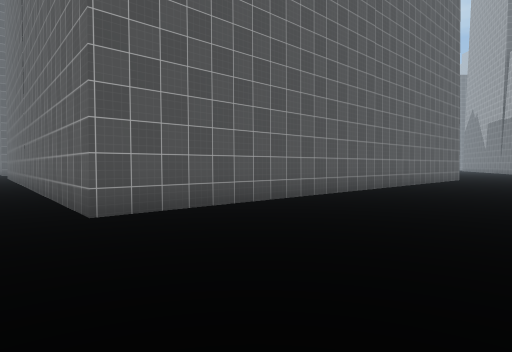
View 1 (above)

18 first-person views from a walk through a 3-D level made in the Unity game engine. The camera is 1.5 m above the floor, tilts 2° down and sees 75° across. The floor is counted in squares, 2 m on a side. Each view is taken from the middle of a square. On the plan, view 1 faces up. The plan holds only what a view shows up to about 11 squares ahead; the rest is blank. The place goes on beyond the plan. The player character is not drawn. Surface patterns are stand-ins for the level's own textures.

View 2
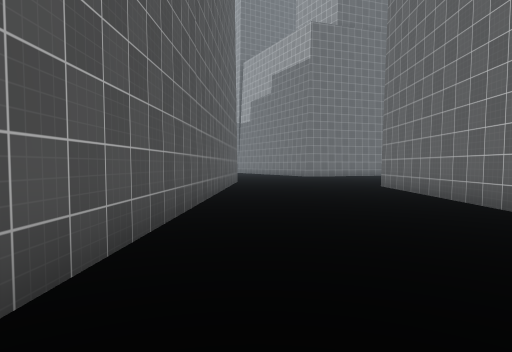

View 3
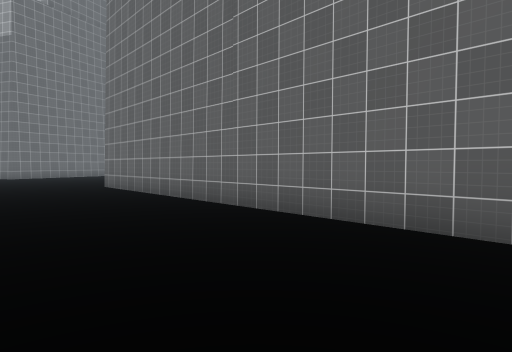

View 4
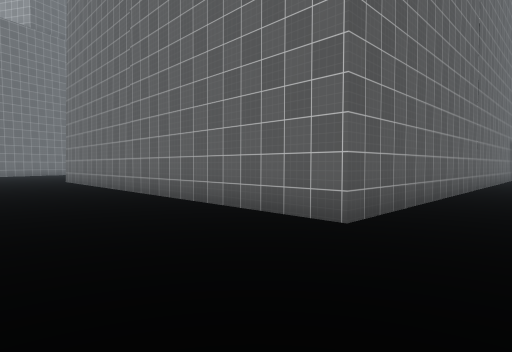

View 5
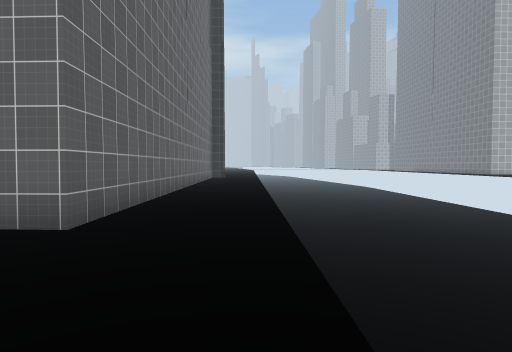

View 6
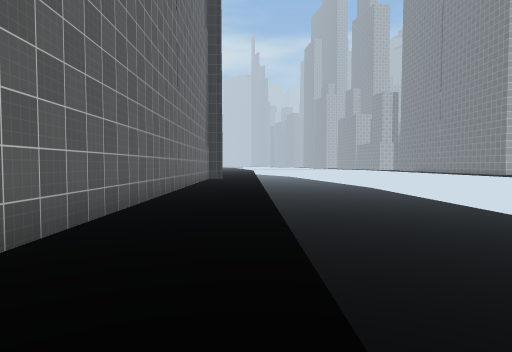

View 7
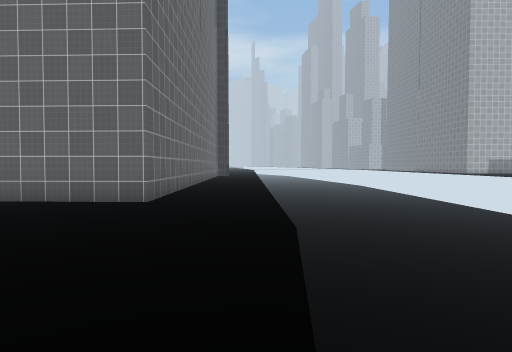

View 8
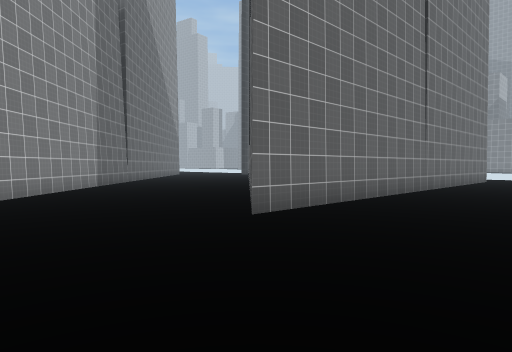

View 9
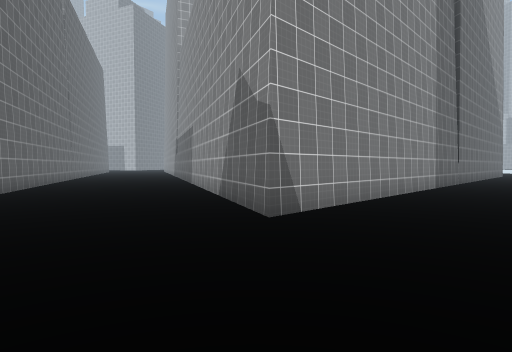

View 10
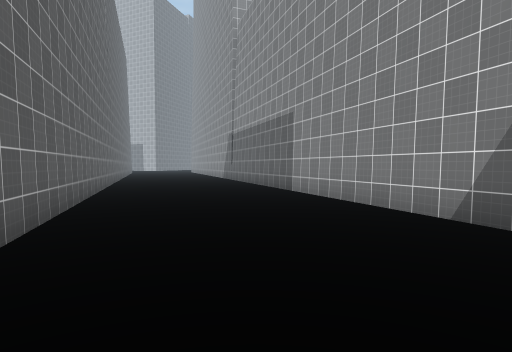

View 11
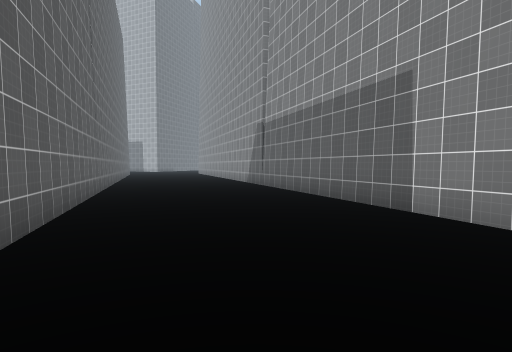

View 12
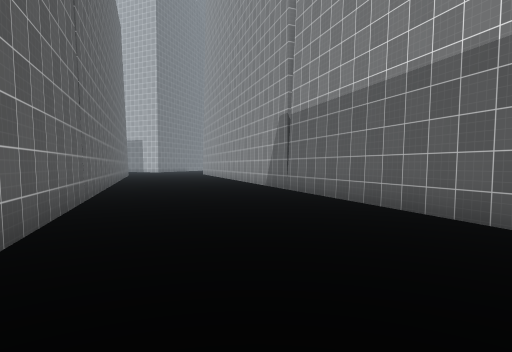

View 13
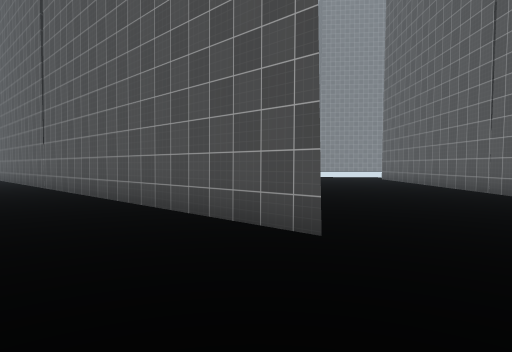

View 14
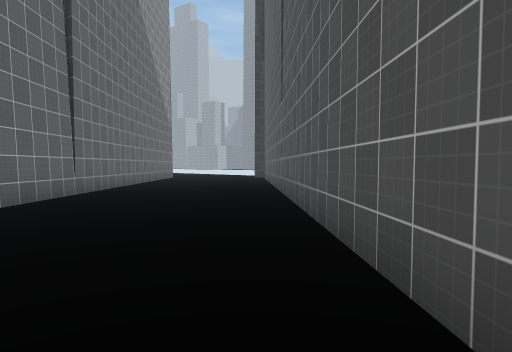

View 15
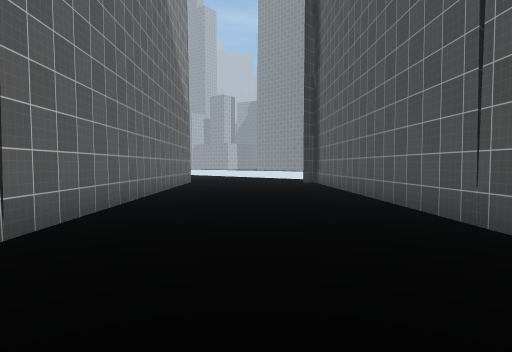

View 16
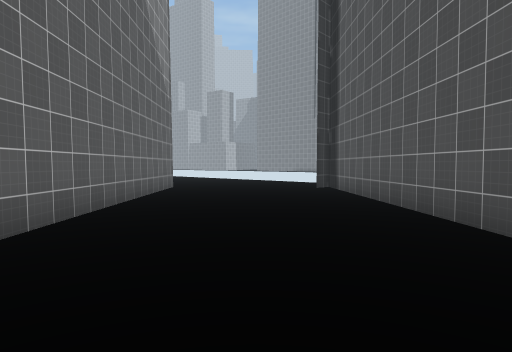

View 17
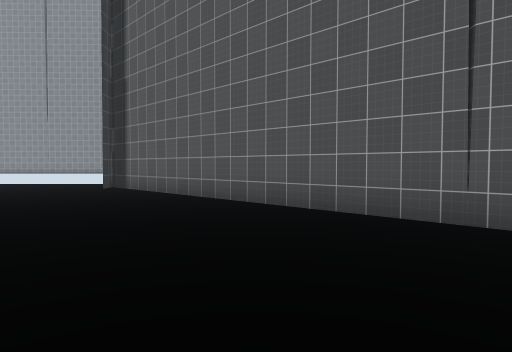

View 18
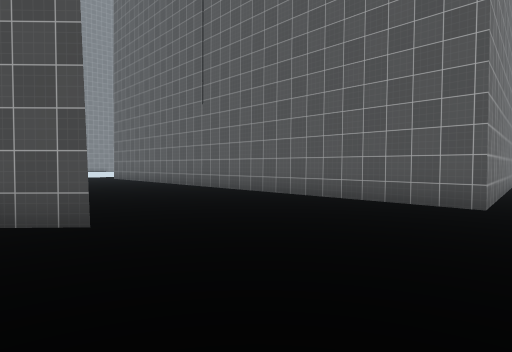

### Floor plan
Key: @ floor where view 1 was taken; # wall or solid block; x gap in a wall; . floor; v drop or lower ground.
Columns run from 5 left of view 1 to 33 right of it. Each row starts with its distance up from view 1.
 15              ##.. .    .   ##
 14            ###..        ....###
 13           ##.....      .......###
 12          ##......  ..  .........###
 11         ##.......     #...........###
 10        ##.......# ....###...........###
  9       ##.......##.....# ###...........#
  8 ##   ##.......###.....#   ###..........
  7 .## ##.......## #.....#     ###........
  6 ..###.......##  #.....#       ###......
  5  ..# . ....##   #.....#         ###....
  4 .      ...##    #.....#           ###.
  3       ...##     #.....#
  2   .  ...##      #.....#
  1    . ..##       #.....#
  0    v.@.##       #.....#
 -1   vvv...##      #.....#
 -2  vvvvv...##     #.....#
 -3  vvvvvv...##    #.....#
 -4  vvvvvvv...###  #.....#
 -5  vvvvvvvv....#  #.....#
 -6  vvvvvvvv ....  #.....#
 -7  vvvvvvvvv      #.....#
 -8   vvvvvvvv      #.....#
 -9   vvvvvvvv      ##....#
-10     vvvvv        x....#

Where each view was taken, in squares from view 1:
view 1: 0 up, 0 right, facing up
view 2: 5 up, 0 right, facing up-right
view 3: 5 up, 0 right, facing right
view 4: 2 up, 3 left, facing right
view 5: 2 up, 3 left, facing down-right
view 6: 1 up, 2 left, facing down-right
view 7: 4 up, 5 left, facing down-right
view 8: 15 up, 11 right, facing down
view 9: 15 up, 13 right, facing down-right
view 10: 15 up, 18 right, facing down-right
view 11: 13 up, 22 right, facing down-right
view 12: 12 up, 24 right, facing down-right
view 13: 12 up, 14 right, facing down-left
view 14: 9 up, 12 right, facing down
view 15: 4 up, 14 right, facing down
view 16: 1 up, 14 right, facing down
view 17: 1 up, 16 right, facing down-left
view 18: 12 up, 15 right, facing left
